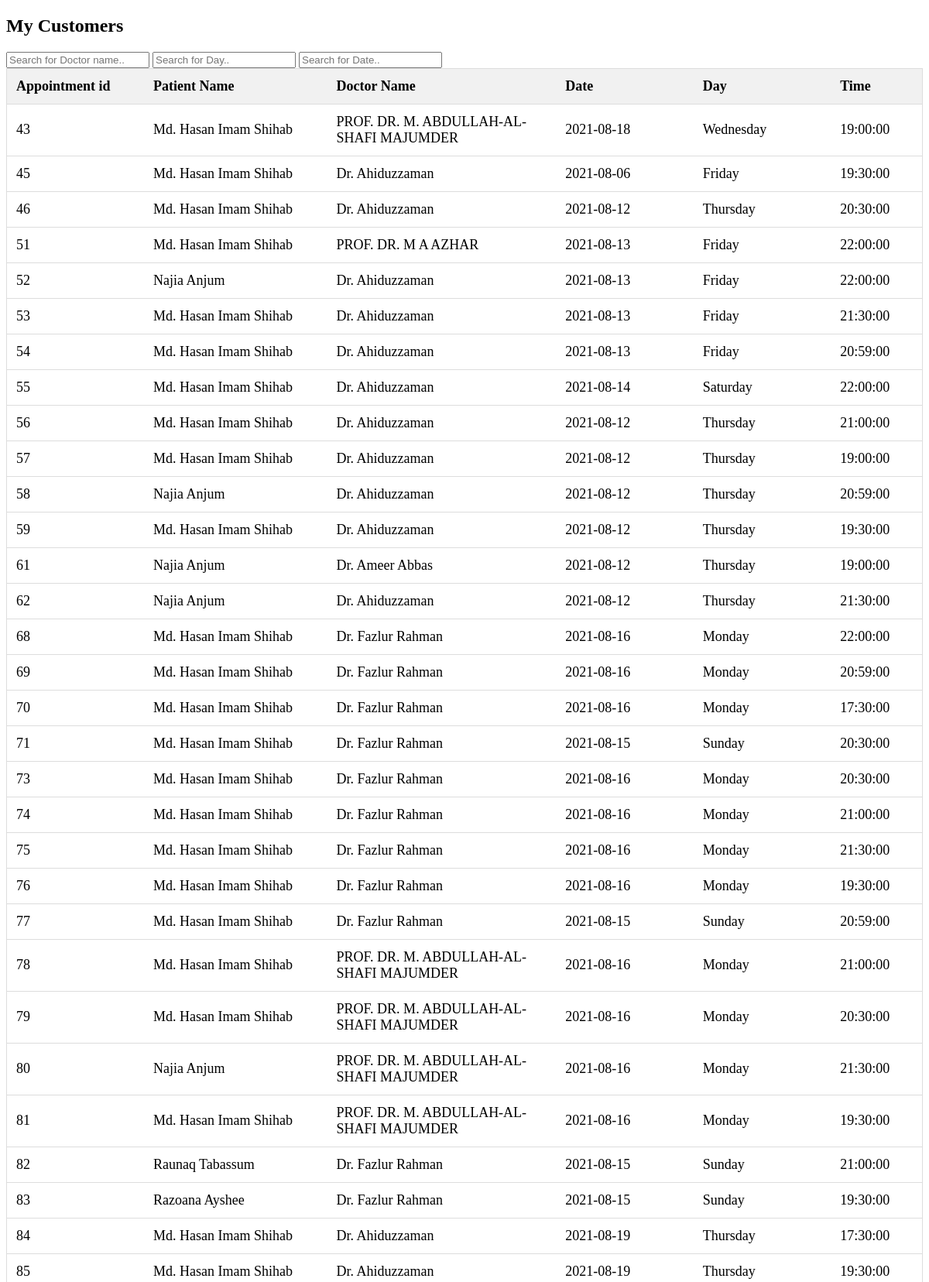
The app's page /app_list.php (signed in, upper part) with its own data.
### tables this page shows
CREATE TABLE `appointment` (
  `id` bigint(250) NOT NULL,
  `time` time NOT NULL,
  `date` date NOT NULL,
  `day` varchar(250) NOT NULL,
  `secret_code` varchar(255) NOT NULL,
  `doctor_id` int(100) NOT NULL,
  `patient_id` bigint(250) NOT NULL
);

CREATE TABLE `patient` (
  `id` bigint(250) NOT NULL,
  `user_name` varchar(255) NOT NULL,
  `password` varchar(255) NOT NULL,
  `date` timestamp NOT NULL DEFAULT current_timestamp() ON UPDATE current_timestamp(),
  `user_id` varchar(255) NOT NULL,
  `NID_no` bigint(250) NOT NULL,
  `history_id` bigint(250) DEFAULT NULL
);

CREATE TABLE `doctor` (
  `name` varchar(255) NOT NULL,
  `password` varchar(255) NOT NULL,
  `date` timestamp NOT NULL DEFAULT current_timestamp() ON UPDATE current_timestamp(),
  `id` int(100) NOT NULL,
  `NID_no` bigint(250) NOT NULL,
  `time_id` int(100) NOT NULL,
  `admin_ID` int(100) NOT NULL,
  `designation_id` bigint(250) NOT NULL,
  `fee_id` int(100) NOT NULL,
  `dept_id` bigint(20) NOT NULL
);

### app_list.php (the view, shortened to what this page needs)
<?php
	include("connection.php");
?>
<!DOCTYPE html>
<html>
<head>
</head>
<body>
<h2>My Customers</h2>
<input type="text" id="myInput1" onkeyup="myFunction1()" placeholder="Search for Doctor name.." title="Type in a name">
<input type="text" id="myInput2" onkeyup="myFunction2()" placeholder="Search for Day.." title="Type in a name">
<input type="text" id="myInput3" onkeyup="myFunction3()" placeholder="Search for Date.." title="Type in a name">
<table id="myTable">
  <tr class="header">
    <th style="width:15%;">Appointment id</th>
    <th style="width:20%;">Patient Name</th>
	<th style="width:25%;">Doctor Name</th>
    <th style="width:15%;">Date</th>
	 <th style="width:15%;">Day</th>
	<th style="width:10%;">Time</th>
  </tr>
 <?php
		$query = "select * from appointment";
		$result = mysqli_query($con,$query);
		if($result && mysqli_num_rows($result) > 0)
		{$i=0;
while($row = $result->fetch_assoc()) {
 $id=$row["id"];
 $time=$row["time"];
$day=$row["day"];
$date=$row["date"];
$dr_id=$row["doctor_id"];
$pa_id=$row["patient_id"];
$que = "select * from doctor where id='$dr_id'";
 $ra = mysqli_query($con,$que);
		if($ra && mysqli_num_rows($ra) > 0)
		{
			$dr_data = mysqli_fetch_assoc($ra);
		}
$query = "select * from patient where id='$pa_id'";
 $res = mysqli_query($con,$query);
		if($res && mysqli_num_rows($res) > 0)
		{
			$pa_data = mysqli_fetch_assoc($res);
		}
			 echo '
			  <tr>
    <td>'.$id.'</td>
    <td>'.$pa_data['user_name'].'</td>
	 <td>'.$dr_data['name'].'</td>
	  <td>'.$date.'</td>
    <td>'.$day.'</td>
	 <td>'.$time.'</td>
  </tr>
';
}
		}
?>
</table>
</body>
</html>

### app_list.php (style rules this page uses)
html, body { height: 100%; }
body { background-image: url(https://artisana.ro/wp-content/uploads/2018/09/slider2.png); background-repeat: repeat; background-size: 100% 100%; }
* { box-sizing: border-box; }
#myTable { border-collapse: collapse; width: 100%; border: 1px solid #ddd; font-size: 18px; }
#myTable th, #myTable td { text-align: left; padding: 12px; }
#myTable tr { border-bottom: 1px solid #ddd; }
#myTable tr.header, #myTable tr:hover { background-color: #f1f1f1; }

### records on screen
appointment: id "43", patient.user_name "Md. Hasan Imam Shihab", doctor.name "PROF. DR. M. ABDULLAH-AL-SHAFI MAJUMDER", date "2021-08-18", day "Wednesday", time "19:00:00"
appointment: id "45", patient.user_name "Md. Hasan Imam Shihab", doctor.name "Dr. Ahiduzzaman", date "2021-08-06", day "Friday", time "19:30:00"
appointment: id "46", patient.user_name "Md. Hasan Imam Shihab", doctor.name "Dr. Ahiduzzaman", date "2021-08-12", day "Thursday", time "20:30:00"
appointment: id "51", patient.user_name "Md. Hasan Imam Shihab", doctor.name "PROF. DR. M A AZHAR", date "2021-08-13", day "Friday", time "22:00:00"
appointment: id "52", patient.user_name "Najia Anjum", doctor.name "Dr. Ahiduzzaman", date "2021-08-13", day "Friday", time "22:00:00"
appointment: id "53", patient.user_name "Md. Hasan Imam Shihab", doctor.name "Dr. Ahiduzzaman", date "2021-08-13", day "Friday", time "21:30:00"
appointment: id "54", patient.user_name "Md. Hasan Imam Shihab", doctor.name "Dr. Ahiduzzaman", date "2021-08-13", day "Friday", time "20:59:00"
appointment: id "55", patient.user_name "Md. Hasan Imam Shihab", doctor.name "Dr. Ahiduzzaman", date "2021-08-14", day "Saturday", time "22:00:00"
appointment: id "56", patient.user_name "Md. Hasan Imam Shihab", doctor.name "Dr. Ahiduzzaman", date "2021-08-12", day "Thursday", time "21:00:00"
appointment: id "57", patient.user_name "Md. Hasan Imam Shihab", doctor.name "Dr. Ahiduzzaman", date "2021-08-12", day "Thursday", time "19:00:00"
appointment: id "58", patient.user_name "Najia Anjum", doctor.name "Dr. Ahiduzzaman", date "2021-08-12", day "Thursday", time "20:59:00"
appointment: id "59", patient.user_name "Md. Hasan Imam Shihab", doctor.name "Dr. Ahiduzzaman", date "2021-08-12", day "Thursday", time "19:30:00"
appointment: id "61", patient.user_name "Najia Anjum", doctor.name "Dr. Ameer Abbas", date "2021-08-12", day "Thursday", time "19:00:00"
appointment: id "62", patient.user_name "Najia Anjum", doctor.name "Dr. Ahiduzzaman", date "2021-08-12", day "Thursday", time "21:30:00"
appointment: id "68", patient.user_name "Md. Hasan Imam Shihab", doctor.name "Dr. Fazlur Rahman", date "2021-08-16", day "Monday", time "22:00:00"
appointment: id "69", patient.user_name "Md. Hasan Imam Shihab", doctor.name "Dr. Fazlur Rahman", date "2021-08-16", day "Monday", time "20:59:00"
appointment: id "70", patient.user_name "Md. Hasan Imam Shihab", doctor.name "Dr. Fazlur Rahman", date "2021-08-16", day "Monday", time "17:30:00"
appointment: id "71", patient.user_name "Md. Hasan Imam Shihab", doctor.name "Dr. Fazlur Rahman", date "2021-08-15", day "Sunday", time "20:30:00"
appointment: id "73", patient.user_name "Md. Hasan Imam Shihab", doctor.name "Dr. Fazlur Rahman", date "2021-08-16", day "Monday", time "20:30:00"
appointment: id "74", patient.user_name "Md. Hasan Imam Shihab", doctor.name "Dr. Fazlur Rahman", date "2021-08-16", day "Monday", time "21:00:00"
appointment: id "75", patient.user_name "Md. Hasan Imam Shihab", doctor.name "Dr. Fazlur Rahman", date "2021-08-16", day "Monday", time "21:30:00"
appointment: id "76", patient.user_name "Md. Hasan Imam Shihab", doctor.name "Dr. Fazlur Rahman", date "2021-08-16", day "Monday", time "19:30:00"
appointment: id "77", patient.user_name "Md. Hasan Imam Shihab", doctor.name "Dr. Fazlur Rahman", date "2021-08-15", day "Sunday", time "20:59:00"
appointment: id "78", patient.user_name "Md. Hasan Imam Shihab", doctor.name "PROF. DR. M. ABDULLAH-AL-SHAFI MAJUMDER", date "2021-08-16", day "Monday", time "21:00:00"
appointment: id "79", patient.user_name "Md. Hasan Imam Shihab", doctor.name "PROF. DR. M. ABDULLAH-AL-SHAFI MAJUMDER", date "2021-08-16", day "Monday", time "20:30:00"
appointment: id "80", patient.user_name "Najia Anjum", doctor.name "PROF. DR. M. ABDULLAH-AL-SHAFI MAJUMDER", date "2021-08-16", day "Monday", time "21:30:00"
appointment: id "81", patient.user_name "Md. Hasan Imam Shihab", doctor.name "PROF. DR. M. ABDULLAH-AL-SHAFI MAJUMDER", date "2021-08-16", day "Monday", time "19:30:00"
appointment: id "82", patient.user_name "Raunaq Tabassum", doctor.name "Dr. Fazlur Rahman", date "2021-08-15", day "Sunday", time "21:00:00"
appointment: id "83", patient.user_name "Razoana Ayshee", doctor.name "Dr. Fazlur Rahman", date "2021-08-15", day "Sunday", time "19:30:00"
appointment: id "84", patient.user_name "Md. Hasan Imam Shihab", doctor.name "Dr. Ahiduzzaman", date "2021-08-19", day "Thursday", time "17:30:00"
appointment: id "85", patient.user_name "Md. Hasan Imam Shihab", doctor.name "Dr. Ahiduzzaman", date "2021-08-19", day "Thursday", time "19:30:00"
